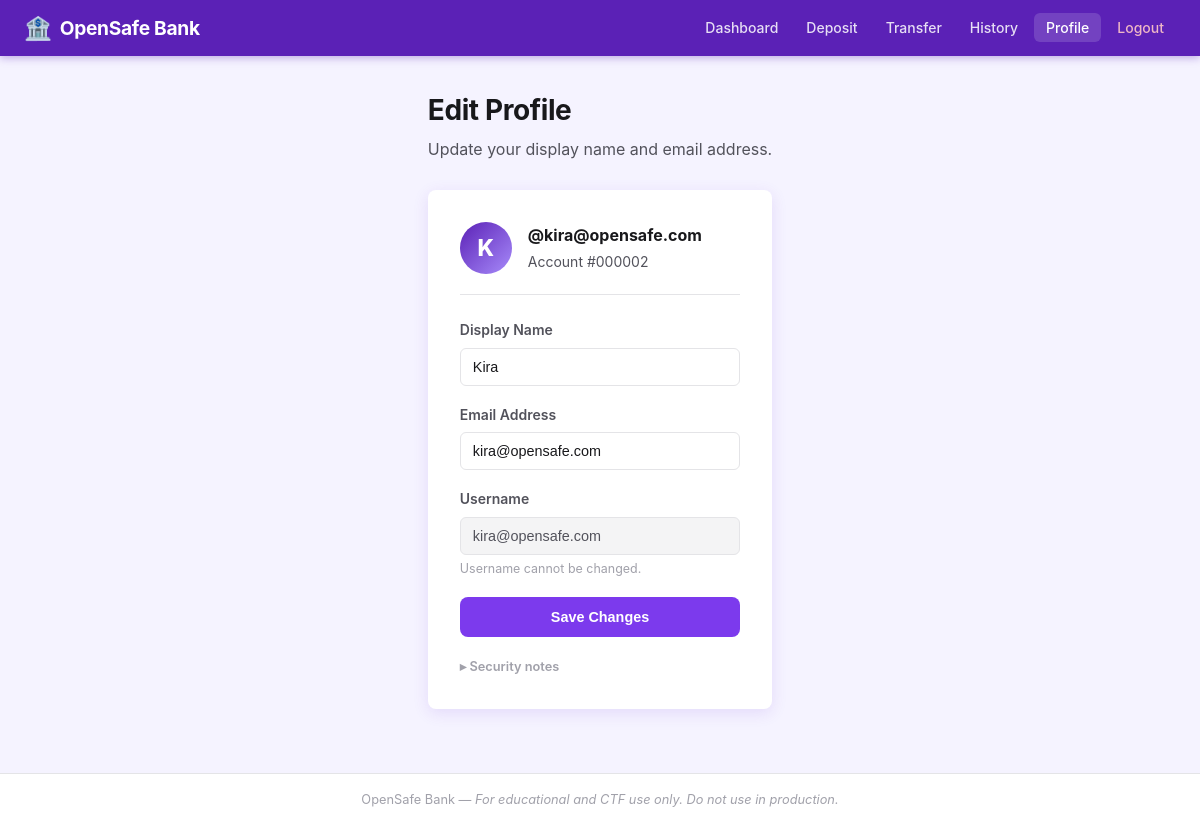
Screenshot of /profile (signed in) with the database file from the repository.
### tables this page shows
CREATE TABLE users (
                id           INTEGER PRIMARY KEY AUTOINCREMENT,
                username     TEXT UNIQUE NOT NULL,
                password     TEXT NOT NULL,
                email        TEXT,
                display_name TEXT,
                balance      REAL DEFAULT 0.0
            );

### app.py (the view, shortened to what this page needs)
@app.route('/profile', methods=['GET', 'POST'])
def profile():
    if 'user_id' not in session:
        return redirect(url_for('login'))
    message = None
    db      = get_db()
    user = db.execute("SELECT * FROM users WHERE id = ?", (session['user_id'],)).fetchone()
    return render_template('profile.html', user=user, message=message)

### app.py (called while the page is built)
def get_csrf_token():
    if 'csrf_token' not in session:
        session['csrf_token'] = secrets.token_hex(32)
    return session['csrf_token']

@app.before_request
def _enforce_csrf():
    if request.method == 'POST':
        expected = session.get('csrf_token')
        submitted = request.form.get('csrf_token')
        if not expected or not submitted or not secrets.compare_digest(expected, submitted):
            abort(400, description='Invalid or missing CSRF token.')

def get_db():
    db = getattr(g, '_database', None)
    if db is None:
        db = g._database = sqlite3.connect(DATABASE)
        db.row_factory = sqlite3.Row
    return db

@app.teardown_appcontext
def close_connection(exception):
    db = getattr(g, '_database', None)
    if db is not None:
        db.close()

### templates/profile.html (shortened to what this page needs)
{% extends "base.html" %}
{% block content %}
<div class="page-header">
  <h1>Edit Profile</h1>
  <p class="page-subtitle">Update your display name and email address.</p>
</div>
<div class="form-card">
  <div class="profile-info">
    <div class="profile-avatar">{{ user['display_name'][0].upper() }}</div>
    <div class="profile-meta">
      <strong>@{{ user['username'] }}</strong>
      <span>Account #{{ "%06d"|format(user['id']) }}</span>
    </div>
  </div>
  <form method="POST" action="{{ url_for('profile') }}">
    <div class="form-group">
      <label for="display_name">Display Name</label>
      <input type="text" id="display_name" name="display_name"
             value="{{ user['display_name'] or '' }}" required />
    </div>
    <div class="form-group">
      <label for="email">Email Address</label>
      <input type="email" id="email" name="email"
             value="{{ user['email'] or '' }}" placeholder="you@example.com" />
    </div>
    <div class="form-group">
      <label>Username</label>
      <input type="text" value="{{ user['username'] }}" disabled class="input-disabled" />
      <span class="field-hint">Username cannot be changed.</span>
    </div>
    <button type="submit" class="btn btn-primary btn-full">Save Changes</button>
  </form>
  <details class="details-toggle">
    <summary>Security notes</summary>
  </details>
</div>
{% endblock %}

### static/style.css (style rules this page uses)
*, *::before, *::after { box-sizing: border-box; margin: 0; padding: 0; }
:root { --purple: #7c3aed; --purple-lt: #a78bfa; --purple-dk: #5b21b6; --purple-bg: #f5f3ff; --purple-bg2:#ede9fe; --green: #16a34a; --red: #dc2626; --yellow: #ca8a04; --gray-50: #fafafa; --gray-100:#f4f4f5; --gray-200:#e4e4e7; --gray-400:#a1a1aa; --gray-600:#52525b; --gray-800:#18181b; --white: #ffffff; --radius: 8px; --shadow: 0 1px 3px rgba(109,40,217,.08), 0 1px 2px rgba(109,40,217,.06); --shadow-md:0 4px 16px rgba(109,40,217,.12); }
body { font-family: -apple-system, BlinkMacSystemFont, 'Segoe UI', Roboto, sans-serif; background: var(--purple-bg); color: var(--gray-800); line-height: 1.6; min-height: 100vh; display: flex; flex-direction: column; }
.page-header { margin-bottom: 28px; }
.page-header h1 { font-size: 1.75rem; font-weight: 700; letter-spacing: -.4px; }
.page-subtitle { color: var(--gray-600); margin-top: 4px; }
.btn { display: inline-block; padding: 10px 22px; border-radius: var(--radius); font-size: .9rem; font-weight: 600; cursor: pointer; border: 2px solid transparent; transition: background .15s, color .15s, border-color .15s; text-align: center; }
.btn-primary { background: var(--purple); color: var(--white); }
.btn-full { display: block; width: 100%; }
.form-card { background: var(--white); border-radius: var(--radius); padding: 32px; box-shadow: var(--shadow-md); max-width: 560px; }
.form-group { margin-bottom: 18px; }
.form-group label { display: block; font-size: .875rem; font-weight: 600; color: var(--gray-600); margin-bottom: 6px; }
.form-group input { width: 100%; padding: 10px 12px; border: 1px solid var(--gray-200); border-radius: 6px; font-size: .9rem; color: var(--gray-800); transition: border-color .15s, box-shadow .15s; }
.input-disabled { background: var(--gray-100) !important; color: var(--gray-600) !important; cursor: not-allowed; }
.field-hint { font-size: .78rem; color: var(--gray-400); margin-top: 4px; display: block; }
.profile-info { display: flex; align-items: center; gap: 16px; margin-bottom: 24px; padding-bottom: 20px; border-bottom: 1px solid var(--gray-200); }
.profile-avatar { width: 52px; height: 52px; background: linear-gradient(135deg, var(--purple-dk), var(--purple-lt)); color: var(--white); border-radius: 50%; display: flex; align-items: center; justify-content: center; font-size: 1.4rem; font-weight: 800; flex-shrink: 0; }
.profile-meta { display: flex; flex-direction: column; gap: 2px; font-size: .875rem; color: var(--gray-600); }
.profile-meta strong { color: var(--gray-800); font-size: 1rem; }
.details-toggle { margin-top: 20px; }
.details-toggle summary { cursor: pointer; font-size: .8rem; font-weight: 600; color: var(--gray-400); list-style: none; user-select: none; }
.details-toggle summary::before { content: '▸ '; }

### rows the page displays
users: display_name "K", username "kira@opensafe.com", id "000002", display_name "Kira", email "kira@opensafe.com"
